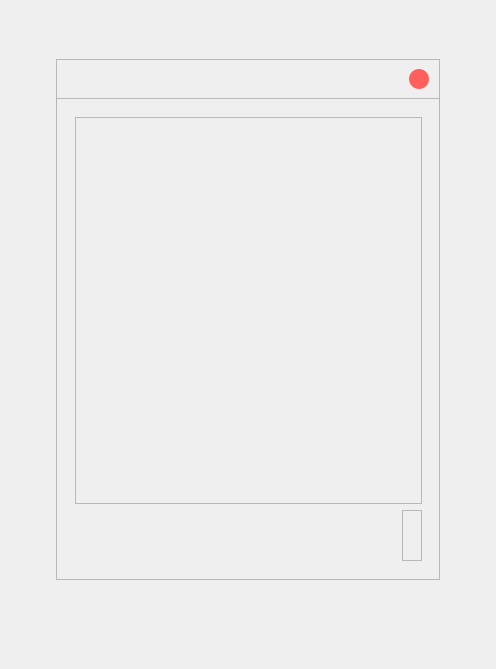
<?xml version="1.0" encoding="UTF-8"?>
<ui version="4.0">
 <class>Dialog</class>
 <widget class="QDialog" name="Dialog">
  <property name="geometry">
   <rect>
    <x>0</x>
    <y>0</y>
    <width>496</width>
    <height>669</height>
   </rect>
  </property>
  <property name="maximumSize">
   <size>
    <width>496</width>
    <height>669</height>
   </size>
  </property>
  <property name="windowTitle">
   <string>Dialog</string>
  </property>
  <widget class="QFrame" name="out_frame">
   <property name="geometry">
    <rect>
     <x>56</x>
     <y>59</y>
     <width>384</width>
     <height>521</height>
    </rect>
   </property>
   <property name="frameShape">
    <enum>QFrame::StyledPanel</enum>
   </property>
   <property name="frameShadow">
    <enum>QFrame::Raised</enum>
   </property>
   <widget class="QFrame" name="title_bar">
    <property name="geometry">
     <rect>
      <x>0</x>
      <y>0</y>
      <width>385</width>
      <height>40</height>
     </rect>
    </property>
    <property name="sizePolicy">
     <sizepolicy hsizetype="Preferred" vsizetype="Preferred">
      <horstretch>0</horstretch>
      <verstretch>0</verstretch>
     </sizepolicy>
    </property>
    <property name="minimumSize">
     <size>
      <width>385</width>
      <height>40</height>
     </size>
    </property>
    <property name="maximumSize">
     <size>
      <width>385</width>
      <height>40</height>
     </size>
    </property>
    <property name="styleSheet">
     <string notr="true"/>
    </property>
    <property name="frameShape">
     <enum>QFrame::StyledPanel</enum>
    </property>
    <property name="frameShadow">
     <enum>QFrame::Raised</enum>
    </property>
    <layout class="QGridLayout" name="gridLayout_4">
     <property name="leftMargin">
      <number>0</number>
     </property>
     <property name="topMargin">
      <number>0</number>
     </property>
     <property name="rightMargin">
      <number>11</number>
     </property>
     <property name="bottomMargin">
      <number>0</number>
     </property>
     <item row="0" column="0">
      <widget class="QLabel" name="window_title">
       <property name="text">
        <string>&lt;html&gt;&lt;head/&gt;&lt;body&gt;&lt;p align=&quot;center&quot;&gt;&lt;br/&gt;&lt;/p&gt;&lt;/body&gt;&lt;/html&gt;</string>
       </property>
       <property name="alignment">
        <set>Qt::AlignCenter</set>
       </property>
       <property name="wordWrap">
        <bool>true</bool>
       </property>
      </widget>
     </item>
     <item row="0" column="1">
      <widget class="QToolButton" name="close_form_button">
       <property name="minimumSize">
        <size>
         <width>20</width>
         <height>20</height>
        </size>
       </property>
       <property name="maximumSize">
        <size>
         <width>20</width>
         <height>20</height>
        </size>
       </property>
       <property name="styleSheet">
        <string notr="true">QToolButton{
border-radius: 10px;
background-color: #ff605c;}

QToolButton:hover{
background-color:#f05353;}</string>
       </property>
       <property name="text">
        <string/>
       </property>
       <property name="shortcut">
        <string>Esc</string>
       </property>
      </widget>
     </item>
    </layout>
   </widget>
   <widget class="QFrame" name="frame">
    <property name="geometry">
     <rect>
      <x>0</x>
      <y>39</y>
      <width>385</width>
      <height>482</height>
     </rect>
    </property>
    <property name="minimumSize">
     <size>
      <width>385</width>
      <height>0</height>
     </size>
    </property>
    <property name="maximumSize">
     <size>
      <width>385</width>
      <height>16777215</height>
     </size>
    </property>
    <property name="frameShape">
     <enum>QFrame::StyledPanel</enum>
    </property>
    <property name="frameShadow">
     <enum>QFrame::Raised</enum>
    </property>
    <layout class="QGridLayout" name="gridLayout_2">
     <item row="0" column="0">
      <layout class="QGridLayout" name="baise_gridLayout">
       <property name="leftMargin">
        <number>9</number>
       </property>
       <property name="topMargin">
        <number>9</number>
       </property>
       <property name="rightMargin">
        <number>9</number>
       </property>
       <property name="bottomMargin">
        <number>9</number>
       </property>
       <item row="0" column="0">
        <widget class="QScrollArea" name="scrollArea">
         <property name="minimumSize">
          <size>
           <width>344</width>
           <height>0</height>
          </size>
         </property>
         <property name="widgetResizable">
          <bool>true</bool>
         </property>
         <widget class="QWidget" name="scrollAreaWidgetContents">
          <property name="geometry">
           <rect>
            <x>0</x>
            <y>0</y>
            <width>345</width>
            <height>385</height>
           </rect>
          </property>
          <layout class="QGridLayout" name="gridLayout">
           <property name="leftMargin">
            <number>0</number>
           </property>
           <property name="topMargin">
            <number>0</number>
           </property>
           <property name="rightMargin">
            <number>0</number>
           </property>
           <property name="bottomMargin">
            <number>0</number>
           </property>
           <item row="1" column="0">
            <layout class="QGridLayout" name="scrollArea_gridLayout"/>
           </item>
          </layout>
         </widget>
        </widget>
       </item>
       <item row="1" column="0" alignment="Qt::AlignRight">
        <widget class="QFrame" name="buttonsFrame">
         <property name="minimumSize">
          <size>
           <width>0</width>
           <height>51</height>
          </size>
         </property>
         <property name="frameShape">
          <enum>QFrame::StyledPanel</enum>
         </property>
         <property name="frameShadow">
          <enum>QFrame::Raised</enum>
         </property>
         <layout class="QGridLayout" name="buttonsLayout"/>
        </widget>
       </item>
      </layout>
     </item>
    </layout>
   </widget>
  </widget>
 </widget>
 <resources/>
 <connections/>
</ui>
